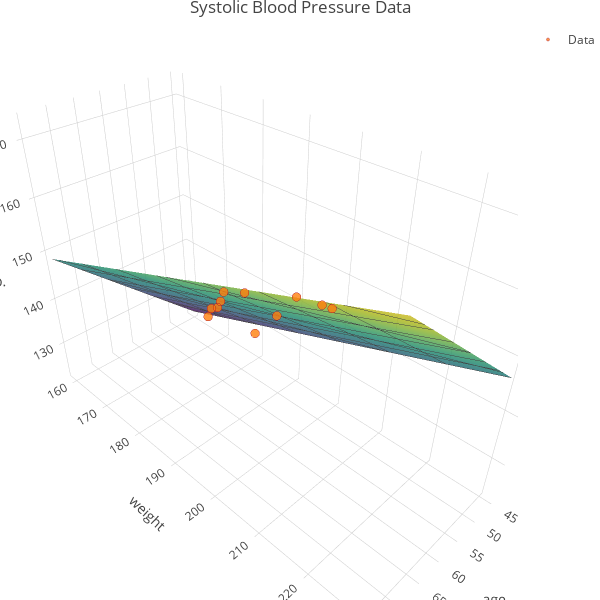

Notebook source saved alongside this figure:
### Code cell
# https://plot.ly/python/
# https://plot.ly/python/offline/

# hover contour off
# https://community.plot.ly/t/trace-lines-appearing-on-hover/5801
data = [
    go.Surface(x=xx1, y=xx2, z=P, showscale=False, colorscale='Viridis', opacity=0.8,
               contours=dict(
                   x=dict(show=True, highlight=True),
                   y=dict(show=True,  highlight=True),
                   z=dict(show=True,  highlight=True),
               ),
    ),
    go.Scatter3d(x=D[:,1], y=D[:,2], z=D[:,0], mode='markers',
                 marker=dict(
                    symbol='circle', size=3,
                    line=dict(color=style_colors[1], width=0.5),
                    opacity=0.8
                 ), name="Data"
    )
]

layout = go.Layout(
    title='Systolic Blood Pressure Data',
    autosize=False, showlegend=True, 
    width=600, height=600,
    margin=dict(l=0, r=0, b=0, t=25),
    scene = dict(
        xaxis = dict(title='age'),
        yaxis = dict(title='weight'),
        zaxis = dict(title='b.p.'),
    )
)

fig = go.Figure(data=data, layout=layout)
iplot(fig)

### Figure 1 — Plotly figure (JSON) as saved in the notebook; plotly's stock layout.template omitted (floating-point values rounded to 4 significant figures; data arrays with more than 128 entries replaced by an {"elided": "..."} marker saying what was removed)
{"data": [{"colorscale": "Viridis", "contours": {"x": {"highlight": true, "show": true}, "y": {"highlight": true, "show": true}, "z": {"highlight": true, "show": true}}, "opacity": 0.8, "showscale": false, "type": "surface", "x": {"elided": "50x50 float values"}, "y": {"elided": "50x50 float values"}, "z": {"elided": "50x50 float values"}}, {"marker": {"line": {"color": "#A60628", "width": 0.5}, "opacity": 0.8, "size": 3, "symbol": "circle"}, "mode": "markers", "name": "Data", "type": "scatter3d", "x": [52, 59, 67, 73, 64, 74, 54, 61, 65, 46, 72], "y": [173, 184, 194, 211, 196, 220, 188, 188, 207, 167, 217], "z": [132, 143, 153, 162, 154, 168, 137, 149, 159, 128, 166]}], "layout": {"autosize": false, "height": 600, "margin": {"b": 0, "l": 0, "r": 0, "t": 25}, "scene": {"xaxis": {"title": "age"}, "yaxis": {"title": "weight"}, "zaxis": {"title": "b.p."}}, "showlegend": true, "title": "Systolic Blood Pressure Data", "width": 600}}
